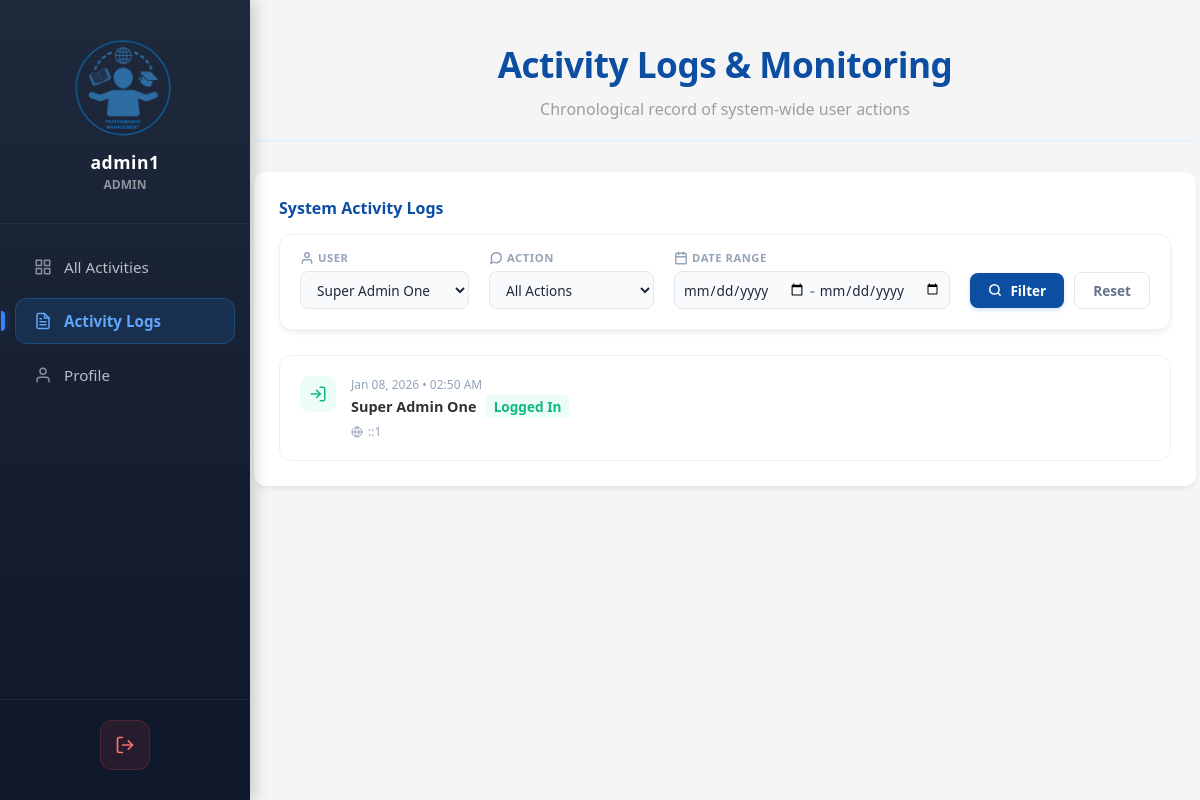
The page /admin/users.php?user_id=6 (signed in) on the database its author committed.
### tables this page shows
CREATE TABLE `activity_logs` (
  `id` int(11) NOT NULL,
  `user_id` int(11) NOT NULL,
  `action` varchar(255) NOT NULL,
  `details` text DEFAULT NULL,
  `ip_address` varchar(45) DEFAULT NULL,
  `created_at` timestamp NOT NULL DEFAULT current_timestamp()
);

CREATE TABLE `users` (
  `id` int(11) NOT NULL,
  `username` varchar(50) NOT NULL,
  `password` varchar(255) NOT NULL,
  `full_name` varchar(100) NOT NULL,
  `office_station` varchar(100) DEFAULT NULL,
  `position` varchar(100) DEFAULT NULL,
  `rating_period` varchar(100) DEFAULT NULL,
  `area_of_specialization` varchar(100) DEFAULT NULL,
  `age` int(11) DEFAULT NULL,
  `sex` varchar(20) DEFAULT NULL,
  `role` varchar(20) DEFAULT 'user',
  `created_at` timestamp NOT NULL DEFAULT current_timestamp(),
  `profile_picture` varchar(255) DEFAULT NULL
);

### admin/users.php (the view, shortened to what this page needs)
<?php
require '../includes/db.php';
$usersStmt = $pdo->query("SELECT id, username, full_name, office_station, role, created_at FROM users ORDER BY created_at DESC");
$all_users = $usersStmt->fetchAll(PDO::FETCH_ASSOC);
$filter_user_id = isset($_GET['user_id']) ? (int) $_GET['user_id'] : 0;
$filter_action = isset($_GET['action_type']) ? $_GET['action_type'] : '';
$start_date = isset($_GET['start_date']) ? $_GET['start_date'] : '';
$end_date = isset($_GET['end_date']) ? $_GET['end_date'] : '';
$log_sql = "SELECT l.*, u.full_name as user_name
            FROM activity_logs l
            JOIN users u ON l.user_id = u.id
            WHERE 1=1";
$log_params = [];
if ($filter_user_id > 0) {
    $log_sql .= " AND l.user_id = ?";
    $log_params[] = $filter_user_id;
}
$log_sql .= " ORDER BY l.created_at DESC LIMIT 100";
$logStmt = $pdo->prepare($log_sql);
$logStmt->execute($log_params);
$logs = $logStmt->fetchAll(PDO::FETCH_ASSOC);
?>
<!DOCTYPE html>
<html lang="en">
<head>
    <?php require 'includes/admin_head.php'; ?>
    <link rel="stylesheet" href="css/pages/user.css">
    <link rel="stylesheet" href="../css/base/tables.css">
</head>
<body>
    <?php
    function getLogClass($action)
    {
        if (strpos($action, 'Logged In') !== false)
            return 'log-type-login';
        return '';
    }
    ?>
    <div class="dashboard-container">
        <?php require '../includes/sidebar.php'; ?>
        <div class="main-content">
            <div class="passbook-container">
                <div class="header">
                    <h1>Activity Logs & Monitoring</h1>
                    <p>Chronological record of system-wide user actions</p>
                </div>
                <div class="users-grid" style="grid-template-columns: 1fr;">
                    <div class="card">
                        <div class="section-title">System Activity Logs</div>
                        <div class="filter-section">
                            <form method="GET" class="filter-form">
                                <div class="filter-group">
                                    <label class="filter-label">
                                        <svg xmlns="http://www.w3.org/2000/svg" width="14" height="14"
                                            viewBox="0 0 24 24" fill="none" stroke="currentColor" stroke-width="2.5"
                                            stroke-linecap="round" stroke-linejoin="round">
                                            <path d="M20 21v-2a4 4 0 0 0-4-4H8a4 4 0 0 0-4 4v2"></path>
                                            <circle cx="12" cy="7" r="4"></circle>
                                        </svg>
                                        User
                                    </label>
                                    <select name="user_id" class="filter-input">
                                        <?php foreach ($all_users as $u): ?>
                                            <option value="<?php echo $u['id']; ?>" <?php echo $filter_user_id == $u['id'] ? 'selected' : ''; ?>>
                                                <?php echo htmlspecialchars($u['full_name']); ?>
                                            </option>
                                        <?php endforeach; ?>
                                    </select>
                                </div>
                                <div class="filter-group">
                                    <label class="filter-label">
                                        Action
                                    </label>
                                    <select name="action_type" class="filter-input">
                                        <option value="">All Actions</option>
                                    </select>
                                </div>
                                <div class="filter-group">
                                    <label class="filter-label">
                                        Date Range
                                    </label>
                                    <div class="date-range-group">
                                        <input type="date" name="start_date" value="<?php echo $start_date; ?>"
                                            class="filter-input" title="Start Date">
                                        <span style="color: #94a3b8; font-weight: 700;">-</span>
                                        <input type="date" name="end_date" value="<?php echo $end_date; ?>"
                                            class="filter-input" title="End Date">
                                    </div>
                                </div>
                                <div class="filter-actions">
                                    <button type="submit" class="btn-filter">
                                        <svg xmlns="http://www.w3.org/2000/svg" width="14" height="14"
                                            viewBox="0 0 24 24" fill="none" stroke="currentColor" stroke-width="2.5"
                                            stroke-linecap="round" stroke-linejoin="round">
                                            <circle cx="11" cy="11" r="8"></circle>
                                            <line x1="21" y1="21" x2="16.65" y2="16.65"></line>
                                        </svg>
                                        Filter
                                    </button>
                                    <?php if ($filter_user_id > 0 || $filter_action || $start_date || $end_date): ?>
                                        <a href="users.php" class="btn-reset">Reset</a>
                                    <?php endif; ?>
                                </div>
                            </form>
                        </div>
                        <div class="logs-container">
                            <?php if (empty($logs)): ?>
                                <div style="text-align: center; padding: 40px; color: #94a3b8;">
                                    <svg xmlns="http://www.w3.org/2000/svg" width="48" height="48" viewBox="0 0 24 24"
                                        fill="none" stroke="currentColor" stroke-width="1" stroke-linecap="round"
                                        stroke-linejoin="round" style="margin-bottom: 10px; opacity: 0.5;">
                                        <path d="M14 2H6a2 2 0 0 0-2 2v16a2 2 0 0 0 2 2h12a2 2 0 0 0 2-2V8z"></path>
                                        <polyline points="14 2 14 8 20 8"></polyline>
                                        <line x1="9" y1="13" x2="15" y2="13"></line>
                                        <line x1="9" y1="17" x2="15" y2="17"></line>
                                        <polyline points="9 9 10 9 11 9"></polyline>
                                    </svg>
                                    <p>No activity logs found yet.</p>
                                </div>
                            <?php else: ?>
                                <?php foreach ($logs as $log): ?>
                                    <div class="log-entry <?php echo getLogClass($log['action']); ?>">
                                        <div class="log-icon-box">
                                        </div>
                                        <div class="log-content">
                                            <span
                                                class="log-time"><?php echo date('M d, Y • h:i A', strtotime($log['created_at'])); ?></span>
                                            <div>
                                                <span class="log-user"><?php echo htmlspecialchars($log['user_name']); ?></span>
                                                <span class="log-action"><?php echo htmlspecialchars($log['action']); ?></span>
                                            </div>
                                            <div class="log-meta">
                                                <?php echo htmlspecialchars($log['ip_address']); ?>
                                            </div>
                                        </div>
                                    </div>
                                <?php endforeach; ?>
                            <?php endif; ?>
                        </div>
                    </div>
                </div>
            </div>
        </div>
    </div>
</body>
</html>
</body>
</html>

### admin/css/base/variables.css (style rules this page uses)
:root { --primary-blue: #0B4EA2; --secondary-blue: #1E88E5; --light-blue: #E3F2FD; --accent-orange: #F57C00; --hover-orange: #FF9800; --text-color: #333; --bg-color: #F5F5F5; --sidebar-width: 250px; --border-color: #E0E0E0; --dark-gray: #9E9E9E; --logout-red: #d32f2f; --card-shadow: 0 4px 6px -1px rgba(0, 0, 0, 0.05), 0 2px 4px -1px rgba(0, 0, 0, 0.03); --header-shadow: 0 10px 30px rgba(0, 0, 0, 0.08); }

### admin/css/base/global.css (style rules this page uses)
body { font-family: 'Segoe UI', Tahoma, Geneva, Verdana, sans-serif; background-color: var(--bg-color); margin: 0; display: flex; min-height: 100vh; color: var(--text-color); }
.dashboard-container { display: flex; width: 100%; min-height: 100vh; }
.main-content { flex: 1; padding: 40px; display: flex; justify-content: center; align-items: flex-start; background-color: var(--bg-color); margin-left: var(--sidebar-width); width: calc(100% - var(--sidebar-width)); }
.card { background: white; padding: 25px; border-radius: 12px; box-shadow: var(--card-shadow); }

### admin/css/layout/header.css (style rules this page uses)
.header { text-align: center; margin-bottom: 30px; border-bottom: 2px solid var(--light-blue); padding-bottom: 20px; }
.header h1 { color: var(--primary-blue); margin: 0; font-size: 2.2em; font-weight: 800; letter-spacing: -0.5px; }
.header p { color: var(--dark-gray); font-size: 1em; margin-top: 10px; }
.section-title { margin-bottom: 15px; font-weight: bold; color: var(--primary-blue); }

### admin/css/pages/user.css (style rules this page uses)
.users-grid { display: grid; grid-template-columns: 1fr; gap: 20px; margin-top: 20px; }
.logs-container { max-height: 600px; overflow-y: auto; border: 1px solid #eef2f7; border-radius: 12px; background: #fff; padding: 5px; }
.log-entry { padding: 15px; border-bottom: 1px solid #f1f4f8; transition: all 0.2s ease; display: flex; gap: 15px; position: relative; }
.log-entry:last-child { border-bottom: none; }
.log-icon-box { width: 36px; height: 36px; border-radius: 10px; display: flex; align-items: center; justify-content: center; flex-shrink: 0; }
.log-content { flex-grow: 1; }
.log-time { color: #94a3b8; font-size: 0.75rem; display: block; margin-bottom: 2px; }
.log-user { color: var(--dark-blue); font-weight: 600; font-size: 0.9rem; }
.log-action { font-weight: 600; font-size: 0.85rem; padding: 2px 8px; border-radius: 4px; margin-left: 5px; }
.log-type-login .log-icon-box, .log-type-login .log-action { background: #ecfdf5; color: #10b981; }
.log-meta { font-size: 0.75rem; color: #94a3b8; margin-top: 6px; display: flex; align-items: center; gap: 5px; }
.filter-section { margin-bottom: 25px; background: #fff; padding: 15px 20px; border-radius: 12px; border: 1px solid #edf2f7; box-shadow: 0 4px 6px -1px rgba(0, 0, 0, 0.05), 0 2px 4px -1px rgba(0, 0, 0, 0.03); }
.filter-form { display: flex; gap: 20px; align-items: flex-end; flex-wrap: nowrap; overflow-x: auto; padding-bottom: 5px; }
.filter-group { display: flex; flex-direction: column; gap: 6px; }
.filter-label { font-size: 0.7rem; font-weight: 700; color: #94a3b8; display: flex; align-items: center; gap: 4px; text-transform: uppercase; letter-spacing: 0.05em; white-space: nowrap; }
.filter-input { padding: 8px 12px; border-radius: 8px; border: 1px solid #e2e8f0; font-size: 0.85rem; color: #1e293b; background: #f8fafc; transition: all 0.2s ease; outline: none; min-width: 140px; height: 38px; }
.date-range-group { display: flex; align-items: center; gap: 4px; background: #f8fafc; padding: 0 8px; border-radius: 8px; border: 1px solid #e2e8f0; height: 38px; }
.date-range-group .filter-input { border: none; background: transparent; padding: 0; min-width: 110px; height: 100%; }
.filter-actions { display: flex; gap: 10px; padding-left: 15px; border-left: 1px solid #e2e8f0; height: 38px; align-items: center; }
.btn-filter { padding: 8px 18px; background: var(--primary-blue); color: white; border-radius: 8px; font-weight: 600; font-size: 0.85rem; border: none; cursor: pointer; transition: all 0.2s ease; display: flex; align-items: center; gap: 8px; box-shadow: 0 2px 4px rgba(37, 99, 235, 0.2); }
.btn-reset { padding: 8px 18px; background: #fff; color: #64748b; border-radius: 8px; font-weight: 600; font-size: 0.85rem; text-decoration: none; transition: all 0.2s ease; border: 1px solid #e2e8f0; }
@media (max-width: 1200px) { .filter-actions { border-left: none; margin-left: 0; padding-left: 0; width: 100%; justify-content: flex-end; } }

### rows shown on the page
activity_logs: created_at "Jan 08, 2026 • 02:50 AM", user.full_name "Super Admin One", action "Logged In", ip_address "::1"

### other values the page prints
$_SESSION['username'] "admin1"
$_SESSION['position'] ?: str_replace('_', ' ', $_SESSION['role']) "ADMIN"
form field user_id "Super Admin One"
